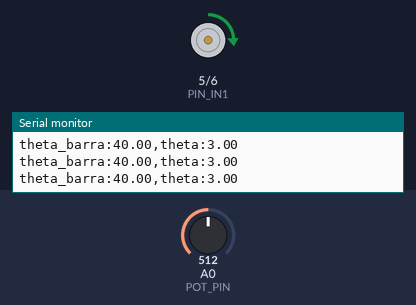
This sketch was run on a simulated Arduino Uno, built with avr-gcc and run on an emulated ATmega328P. Shown: motor-driver pin pairs drawn as motors (green arrow = first pin HIGH = forward, orange = second pin HIGH = backward, longer = more drive), the last lines printed to the serial monitor. The test bench sets the inputs (shaded band); at power-on: A0 (POT_PIN) = 512.

Above: at 1.2 s.
1.3 s: A0 (POT_PIN) set to 102
At 1.71 s:
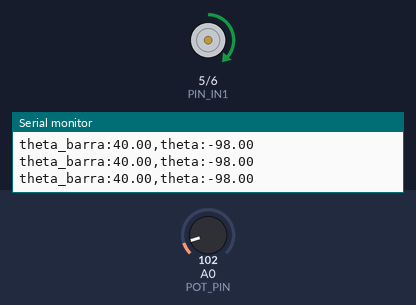
4.3 s: A0 (POT_PIN) set to 91
At 4.71 s:
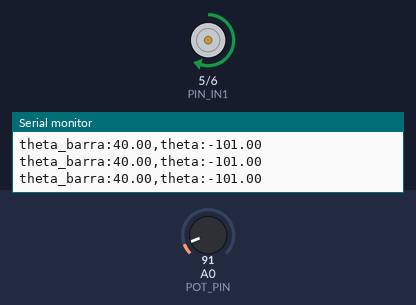
7.3 s: A0 (POT_PIN) set to 511
At 8.37 s:
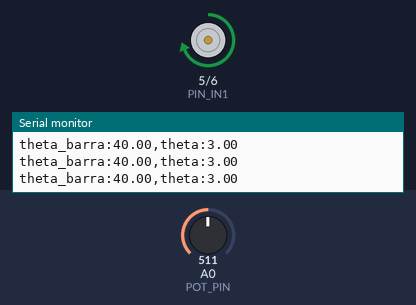
Timing chart, 0 to 16.3 s (numbered marks = the images above; inputs shaded):
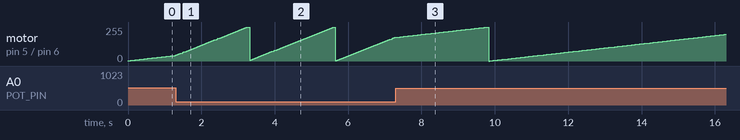

Measured:
- the behaviour switches between 98 and 97 on A0 (POT_PIN) (found by bisection; images 1 and 2)

The sketch:

controlador_PID.ino
```cpp
#include <Arduino_FreeRTOS.h>
#include <semphr.h>

#define POT_PIN A0

#define PIN_IN1 5
#define PIN_IN2 6

// #define SUM_EK_LIMIT 1000.0 // Limit for integral windup

// -------------- MOTOR DRIVE --------------
typedef struct {
  int in1;
  int in2;
} t_motor;

t_motor motor_init(int in1, int in2);
void motor_forward(t_motor m, double speed);
void motor_brake(t_motor m);
// -----------------------------------------

void TaskControlPendulum( void *pvParameters );

SemaphoreHandle_t xSerialSemaphore;

double potVal;
t_motor motor;

double K_P, K_I, K_D;
double theta_barra;
double ek, ekm1, sum_ek;

void setup()
{
  K_P = 0.05; K_I = 0.1; K_D = 0.5;
  theta_barra = radians(40);
  potVal = 0; ek = 0; ekm1 = 0; sum_ek = 0;

  pinMode(PIN_IN1, OUTPUT);
  pinMode(PIN_IN2, OUTPUT);

  motor = motor_init(PIN_IN1, PIN_IN2);
  motor_brake(motor);

  Serial.begin(9600);
  while (!Serial) { }

  if ( xSerialSemaphore == NULL )
  {
    xSerialSemaphore = xSemaphoreCreateMutex();
    if ( ( xSerialSemaphore ) != NULL ) xSemaphoreGive(xSerialSemaphore);
  }

  // Serial.println("Time;Theta;PWM");

  xTaskCreate(
    TaskControlPendulum, // Subroutine
    "ControlPendulum",   // Name
    256,                 // Stack size
    NULL,                // Parameters
    1,                   // Priority
    NULL                 // Task Handle
  );
}

void loop() {}

void TaskControlPendulum(void *pvParameters __attribute__((unused)))
{
  TickType_t xLastWakeTime = xTaskGetTickCount();

  for (;;)
  {
    potVal = radians((analogRead( POT_PIN ) - 497) / 4);

    ek = theta_barra - potVal;
    sum_ek += ek;
    double Ts = pdTICKS_TO_MS( 1 );

    double u_P = K_P * ek;
    double u_I = K_I * sum_ek * Ts;
    double u_D = K_D * (ek - ekm1) / Ts;
    ekm1 = ek;

    double u = u_P + u_I + u_D;
    motor_forward(motor, u);

    if ( xSemaphoreTake( xSerialSemaphore, ( TickType_t ) 5 ) == pdTRUE )
    {
      Serial.print("theta_barra:");
      Serial.print(theta_barra * 180 / 3.14159265);
      Serial.print(",");
      Serial.print("theta:");
      Serial.println(potVal* 180 / 3.14159265);

      // Serial.print(pdTICKS_TO_MS( xTaskGetTickCount() ));
      // Serial.print(";");
      // Serial.print(potVal);
      // Serial.print(";");
      // Serial.println(u);

      xSemaphoreGive( xSerialSemaphore );
    }

    vTaskDelay( 1 );
  }
}

t_motor motor_init(int in1, int in2)
{
  t_motor motor = { in1, in2 };
  return motor;
}
void motor_forward(t_motor m, double speed)
{
  analogWrite(m.in1, speed);
  digitalWrite(m.in2, LOW);
}
void motor_brake(t_motor m)
{
  digitalWrite(m.in1, LOW);
  digitalWrite(m.in2, LOW);
}
```
